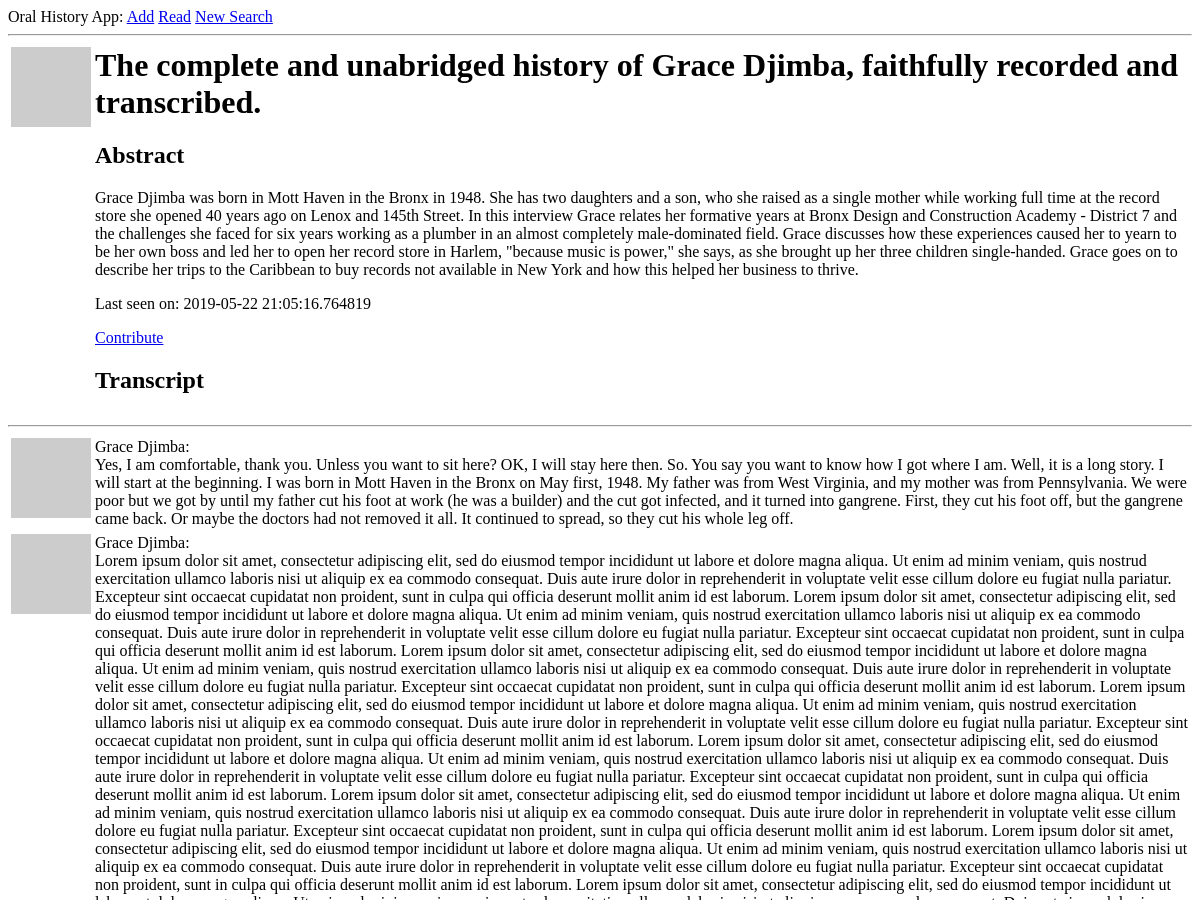
/user/Grace Djimba (signed in, upper part), run on an earlier commit of the app's database.
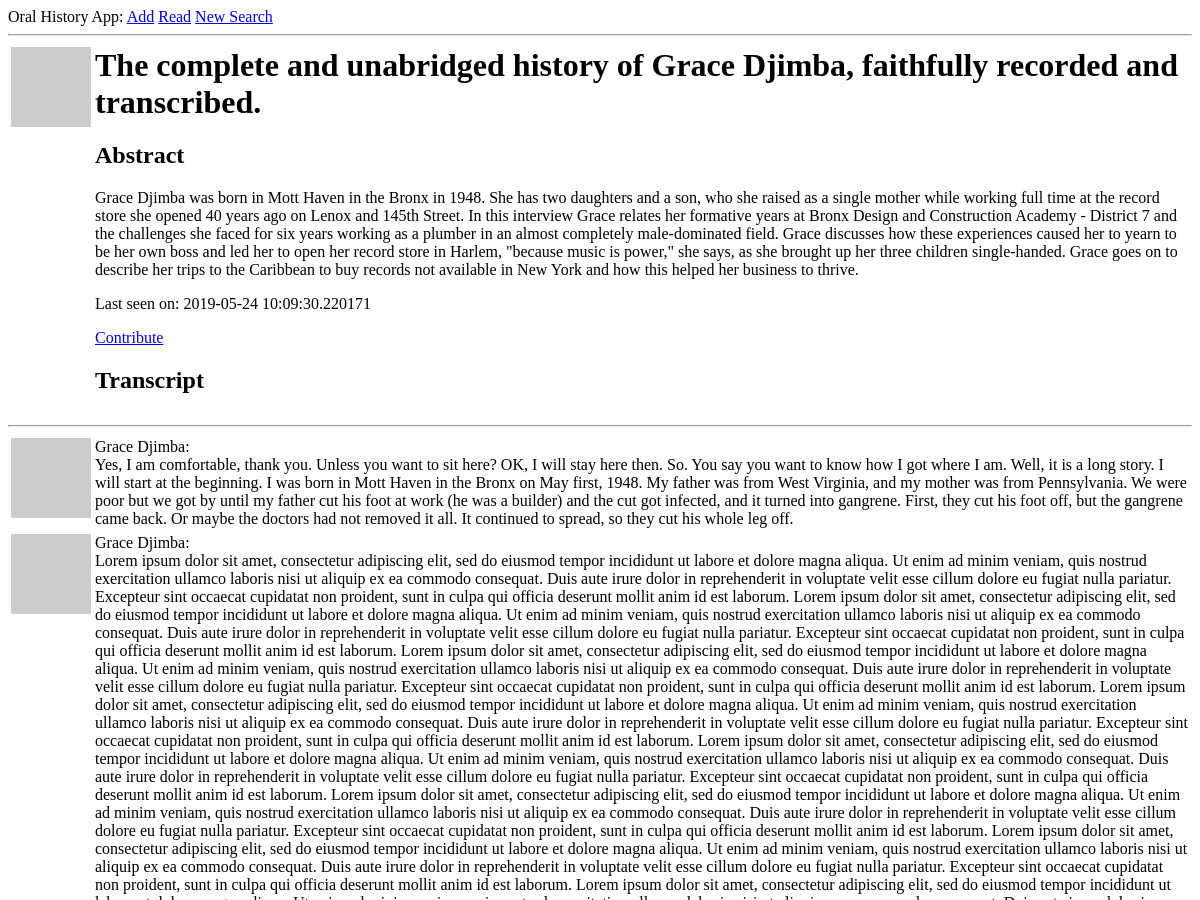
And on a later commit of the database.
### app/models.py (models this page shows, shortened)
class User(UserMixin, db.Model):
    id = db.Column(db.Integer, primary_key=True)
    username = db.Column(db.String(64), index=True, unique=True)
    email = db.Column(db.String(120), index=True, unique=True)
    password_hash = db.Column(db.String(128))
    posts = db.relationship('Post', backref='author', lazy='dynamic')
    about_me = db.Column(db.String(3000))
    last_seen = db.Column(db.DateTime, default=datetime.utcnow)
    followed = db.relationship(
        'User', secondary=followers,
        primaryjoin=(followers.c.follower_id == id),
        secondaryjoin=(followers.c.followed_id == id),
        backref=db.backref('followers', lazy='dynamic'), lazy='dynamic')
    def avatar(self, size):
        digest = md5(self.email.lower().encode('utf-8')).hexdigest()
        return 'https://www.gravatar.com/avatar/{}?d=identicon&s={}'.format(
            digest, size)
    def is_following(self, user):
        return self.followed.filter(
            followers.c.followed_id == user.id).count() > 0

class Post(db.Model):
    id = db.Column(db.Integer, primary_key=True)
    body = db.Column(db.String(10000))
    timestamp = db.Column(db.DateTime, index=True, default=datetime.utcnow)
    user_id = db.Column(db.Integer, db.ForeignKey('user.id'))

### app/routes.py (the view)
@app.route('/user/<username>')
@login_required
def user(username):
    user = User.query.filter_by(username=username).first_or_404()
    page = request.args.get('page', 1, type=int)
    posts = user.posts.order_by(Post.timestamp.desc()).paginate(
        page, app.config['POSTS_PER_PAGE'], False)
    next_url = url_for('user', username=user.username, page=posts.next_num) \
        if posts.has_next else None
    prev_url = url_for('user', username=user.username, page=posts.prev_num) \
        if posts.has_prev else None
    return render_template('user.html', user=user, posts=posts.items,
                           next_url=next_url, prev_url=prev_url)

### app/models.py (called while the page is built)
@login.user_loader
def load_user(id):
    return User.query.get(int(id))

### app/routes.py (called while the page is built)
@app.before_request
def before_request():
    if current_user.is_authenticated:
        current_user.last_seen = datetime.utcnow()
        db.session.commit()

### app/templates/user.html
{% extends "base.html" %}
{% block content %}
    <table>
        <tr valign="top">
            <td><img src="{{ user.avatar(128) }}"></td>
            <td>
                <h1>The complete and unabridged history of {{ user.username }}, faithfully recorded and transcribed.</h1>
                <h2>Abstract</h2>
                {% if user.about_me %}<p>{{ user.about_me }}</p>{% endif %}
                {% if user.last_seen %}<p>Last seen on: {{ user.last_seen }}</p>{% endif %}
                {% if user == current_user %}
                <p><a href="{{ url_for('edit_profile') }}">Edit abstract</a></p>
                {% elif not current_user.is_following(user) %}
                <p><a href="{{ url_for('follow', username=user.username) }}">Contribute</a></p>
                {% else %}
                <p><a href="{{ url_for('unfollow', username=user.username) }}">Stop contributing</a></p>
                {% endif %}
                <h2>Transcript</h2>
            </td>
        </tr>
    </table>
    <hr>
    {% for post in posts %}
        {% include '_post.html' %}
    {% endfor %}
{% endblock %}

### app/templates/base.html (shortened to what this page needs)
<html>
    <head>
    </head>
    <body>
        <div>
            Oral History App:
            <a href="{{ url_for('index') }}">Add</a>
            {% if current_user.is_anonymous %}
            <a href="{{ url_for('login') }}">Find</a>
            {% else %}
            <a href="{{ url_for('user', username=current_user.username) }}">Read</a>
            <a href="{{ url_for('logout') }}">New Search</a>
            {% endif %}
        </div>
        <hr>
        {% block content %}{% endblock %}
    </body>
</html>

### app/templates/_post.html
<table>
    <tr valign="top">
        <td><img src="{{ post.author.avatar(36) }}"></td>
        <td>{{ post.author.username }}:<br>{{ post.body }}</td>
    </tr>
</table>

What changed in the data, as far as the page shows it:
changed User "Grace Djimba": last_seen "2019-05-22 21:05:16.764819" → "2019-05-24 10:09:30.220171"
